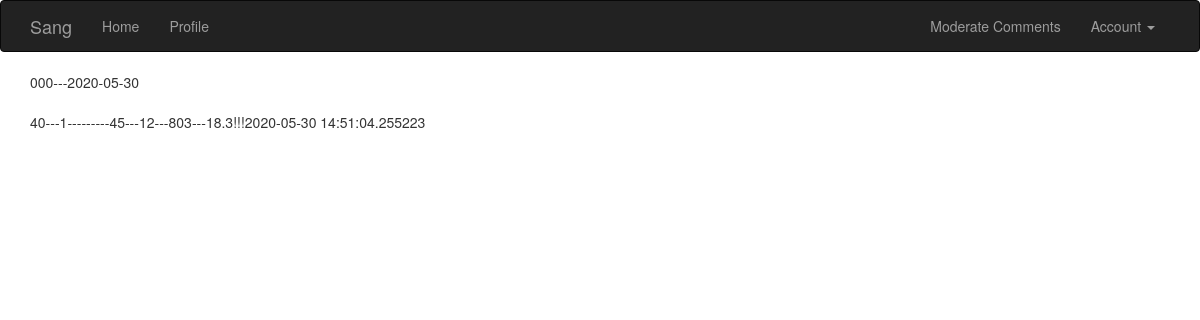
Screenshot of /show/000 (signed in) with the database file from the repository.
### scoreboard/models.py (models this page shows, shortened)
class User(UserMixin, db.Model):
    __tablename__ = 'users'
    id = db.Column(db.Integer, primary_key=True)
    number = db.Column(db.String(64), unique=True, index=True)  # 证件号
    name = db.Column(db.String(64), unique=True, index=True)  # 姓名
    role_id = db.Column(db.Integer, db.ForeignKey('roles.id'))
    password_hash = db.Column(db.String(128))
    confirmed = db.Column(db.Boolean, default=False)
    born_time = db.Column(db.Date(), default=datetime.utcnow)  # 出生年月
    military_time = db.Column(db.Date(), default=datetime.utcnow)  # 入伍年月
    age = db.Column(db.Integer)
    sex = db.Column(db.Integer, default=1)  # 性别
    height = db.Column(db.Integer)
    weight = db.Column(db.Float(2))
    level = db.Column(db.String(64))  # 级别
    job = db.Column(db.String(64))  # 岗位
    tuan = db.Column(db.Integer, default=0)
    ying = db.Column(db.Integer, default=0)
    lian = db.Column(db.Integer, default=0)
    member_since = db.Column(db.DateTime(), default=datetime.utcnow)
    last_seen = db.Column(db.DateTime(), default=datetime.utcnow)
    basics = db.relationship('Basic', backref='author', lazy='dynamic')
    @property
    def password(self):
        raise AttributeError('password is not a readable attribute')
    def can(self, perm):
        return self.role is not None and self.role.has_permission(perm)
    def ping(self):
        self.last_seen = datetime.utcnow()
        db.session.add(self)

class Basic(db.Model):
    __tablename__ = 'basics'
    id = db.Column(db.Integer, primary_key=True)
    author_id = db.Column(db.Integer, db.ForeignKey('users.id'))
    week = db.Column(db.Integer, index=True)
    name = db.Column(db.String(64))
    sit_up = db.Column(db.Integer)
    pull_up = db.Column(db.Integer)
    long_run = db.Column(db.Integer)
    long_run_min = db.Column(db.Integer)
    long_run_sec = db.Column(db.Integer)
    retrace = db.Column(db.Float(2))
    score = db.Column(db.Integer)
    remark = db.Column(db.String(64))
    timestamp = db.Column(db.DateTime, index=True, default=datetime.utcnow)
    score = db.Column(db.Integer)
    sit_up_score = db.Column(db.Integer)
    pull_up_score = db.Column(db.Integer)
    long_run_score = db.Column(db.Integer)
    retrace_score = db.Column(db.Integer)

### scoreboard/main/views.py (the view)
@main.route('/show/<number>')
@login_required
def show(number):
    user = User.query.filter_by(number=number).first()
    if user is None:
        abort(404)
    basics = user.basics.order_by(Basic.timestamp.desc()).all()
    return render_template('show_basics.html', user=user, basics=basics)

### scoreboard/auth/views.py (called while the page is built)
@auth.before_app_request
def before_request():
    if current_user.is_authenticated:
        current_user.ping()

### scoreboard/main/__init__.py (called while the page is built)
@main.app_context_processor
def inject_permissions():
    return dict(Permission=Permission)

### scoreboard/models.py (called while the page is built)
@login_manager.user_loader
def load_user(user_id):
    return User.query.get(int(user_id))

    def has_permission(self, perm):
        return self.permissions & perm == perm

### scoreboard/user/__init__.py (called while the page is built)
@user.app_context_processor
def inject_permissions():
    return dict(Permission=Permission)

### scoreboard/templates/show_basics.html (shortened to what this page needs)
{% extends "base.html" %}
{% import "_macros.html" as macros %}
{% block page_content %}
    {{ user.number }}---{{ user.born_time }}
    <br><br/>
{% for basic in basics %}
    {{ basic.id }}---{{ basic.week }}---{{ basic.height }}---{{ basic.weight }}---{{ basic.sit_up }}---{{ basic.pull_up }}---{{ basic.long_run }}---{{ basic.retrace }}!!!{{ basic.timestamp }}
    <br><br/>
{% endfor %}
{% endblock %}

### rows the page displays
User: number "000", born_time "2020-05-30"
Basic: id "40", week "1", sit_up "45", pull_up "12", long_run "803", retrace "18.3", timestamp "2020-05-30 14:51:04.255223"
